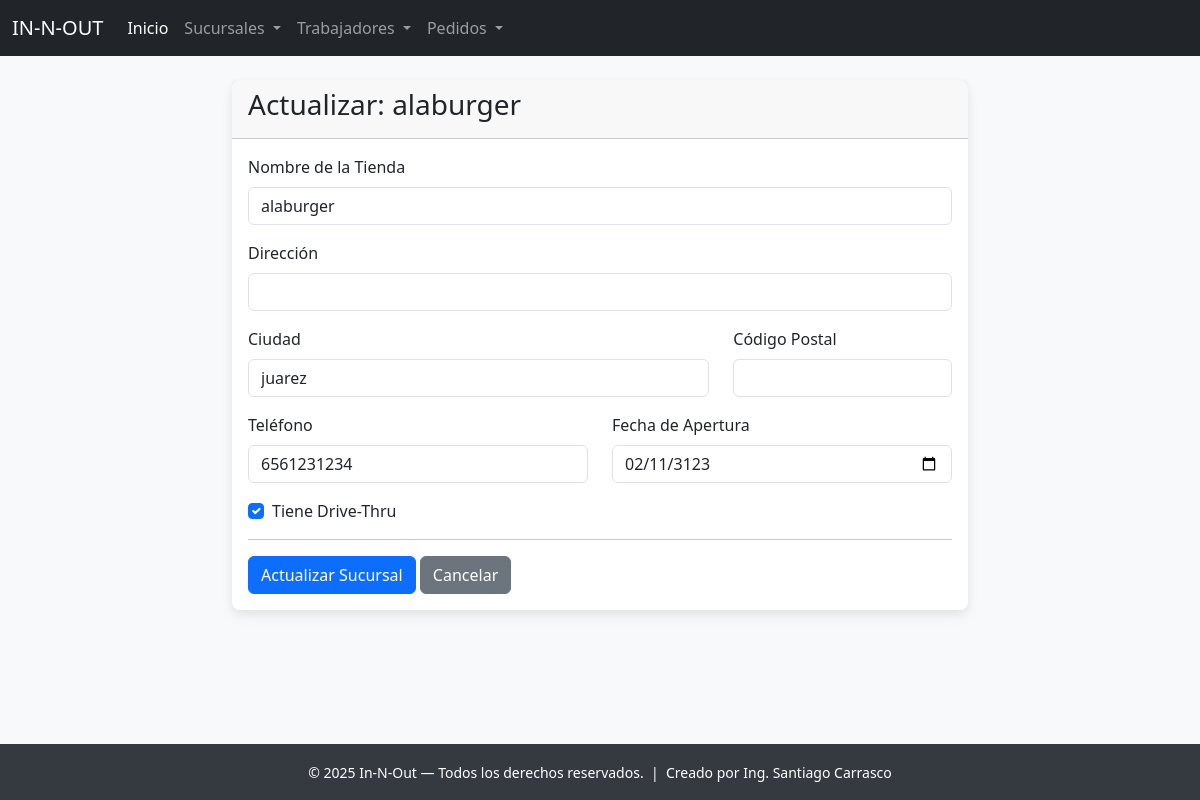
Screenshot of /sucursal/actualizar/3/ with the database file from the repository.
### app_InNOut/models.py (models this page shows, shortened)
class Sucursal(models.Model):
    nombre_tienda = models.CharField(max_length=100)
    ciudad = models.CharField(max_length=100)
    telefono_tienda = models.CharField(max_length=20)
    es_drive_thru = models.BooleanField(default=False)
    fecha_apertura = models.DateField()

### app_InNOut/views.py (the view)
# urls.py: path('sucursal/actualizar/<int:sucursal_id>/', views.actualizar_sucursal, name='actualizar_sucursal'),
def actualizar_sucursal(request, sucursal_id):
    sucursal = get_object_or_404(Sucursal, id=sucursal_id)
    return render(request, 'sucursal/actualizar_sucursal.html', {'sucursal': sucursal})

### app_InNOut/templates/sucursal/actualizar_sucursal.html (shortened to what this page needs)
{% extends 'base.html' %}
{% block content %}
<div class="row justify-content-center">
  <div class="col-md-8">
    <div class="card card-soft">
      <div class="card-header">
        <h3 class="card-title">Actualizar: {{ sucursal.nombre_tienda }}</h3>
      </div>
      <div class="card-body">
        <form method="POST" action="{% url 'realizar_actualizacion_sucursal' sucursal.id %}">
          <div class="mb-3">
            <label for="nombre_tienda" class="form-label">Nombre de la Tienda</label>
            <input type="text" class="form-control" id="nombre_tienda" name="nombre_tienda" value="{{ sucursal.nombre_tienda }}" required>
          </div>
          <div class="mb-3">
            <label for="direccion" class="form-label">Dirección</label>
            <input type="text" class="form-control" id="direccion" name="direccion" value="{{ sucursal.direccion }}">
          </div>
          <div class="row">
            <div class="col-md-8 mb-3">
              <label for="ciudad" class="form-label">Ciudad</label>
              <input type="text" class="form-control" id="ciudad" name="ciudad" value="{{ sucursal.ciudad }}" required>
            </div>
            <div class="col-md-4 mb-3">
              <label for="codigo_postal" class="form-label">Código Postal</label>
              <input type="text" class="form-control" id="codigo_postal" name="codigo_postal" value="{{ sucursal.codigo_postal }}">
            </div>
          </div>
          <div class="row">
            <div class="col-md-6 mb-3">
              <label for="telefono_tienda" class="form-label">Teléfono</label>
              <input type="tel" class="form-control" id="telefono_tienda" name="telefono_tienda" value="{{ sucursal.telefono_tienda }}">
            </div>
            <div class="col-md-6 mb-3">
              <label for="fecha_apertura" class="form-label">Fecha de Apertura</label>
              <input type="date" class="form-control" id="fecha_apertura" name="fecha_apertura" value="{{ sucursal.fecha_apertura|date:'Y-m-d' }}">
            </div>
          </div>
          <div class="mb-3 form-check">
            <input type="checkbox" class="form-check-input" id="es_drive_thru" name="es_drive_thru" {% if sucursal.es_drive_thru %}checked{% endif %}>
            <label class="form-check-label" for="es_drive_thru">Tiene Drive-Thru</label>
          </div>
          <hr>
          <button type="submit" class="btn btn-primary">Actualizar Sucursal</button>
          <a href="{% url 'ver_sucursales' %}" class="btn btn-secondary">Cancelar</a>
        </form>
      </div>
    </div>
  </div>
</div>
{% endblock %}

### app_InNOut/templates/base.html (style rules this page uses)
body { background-color: #f8f9fa; padding-top: 56px; padding-bottom: 60px; }
.card-soft { box-shadow: 0 4px 8px 0 rgba(0,0,0,0.05), 0 6px 15px 0 rgba(0,0,0,0.05); border: none; border-radius: .5rem; }

### rows the page displays
Sucursal: nombre_tienda "alaburger", ciudad "juarez", telefono_tienda "6561231234", fecha_apertura "02/11/3123", es_drive_thru "☑"
